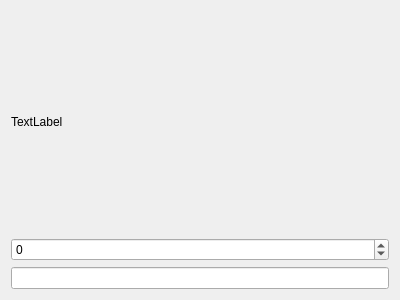
<?xml version="1.0" encoding="UTF-8"?>
<ui version="4.0">
 <class>Form</class>
 <widget class="QWidget" name="Form">
  <property name="geometry">
   <rect>
    <x>0</x>
    <y>0</y>
    <width>400</width>
    <height>300</height>
   </rect>
  </property>
  <property name="windowTitle">
   <string>Form</string>
  </property>
  <layout class="QGridLayout" name="gridLayout">
   <item row="0" column="0">
    <layout class="QVBoxLayout" name="camera_layout">
     <item>
      <widget class="QLabel" name="exposure_label">
       <property name="text">
        <string>TextLabel</string>
       </property>
      </widget>
     </item>
     <item>
      <widget class="QSpinBox" name="exposure_time_input">
       <property name="minimum">
        <number>-99</number>
       </property>
      </widget>
     </item>
     <item>
      <layout class="QHBoxLayout" name="image_lt"/>
     </item>
     <item>
      <widget class="QLineEdit" name="mouse_pos_le">
       <property name="readOnly">
        <bool>true</bool>
       </property>
      </widget>
     </item>
    </layout>
   </item>
  </layout>
 </widget>
 <resources/>
 <connections/>
</ui>
